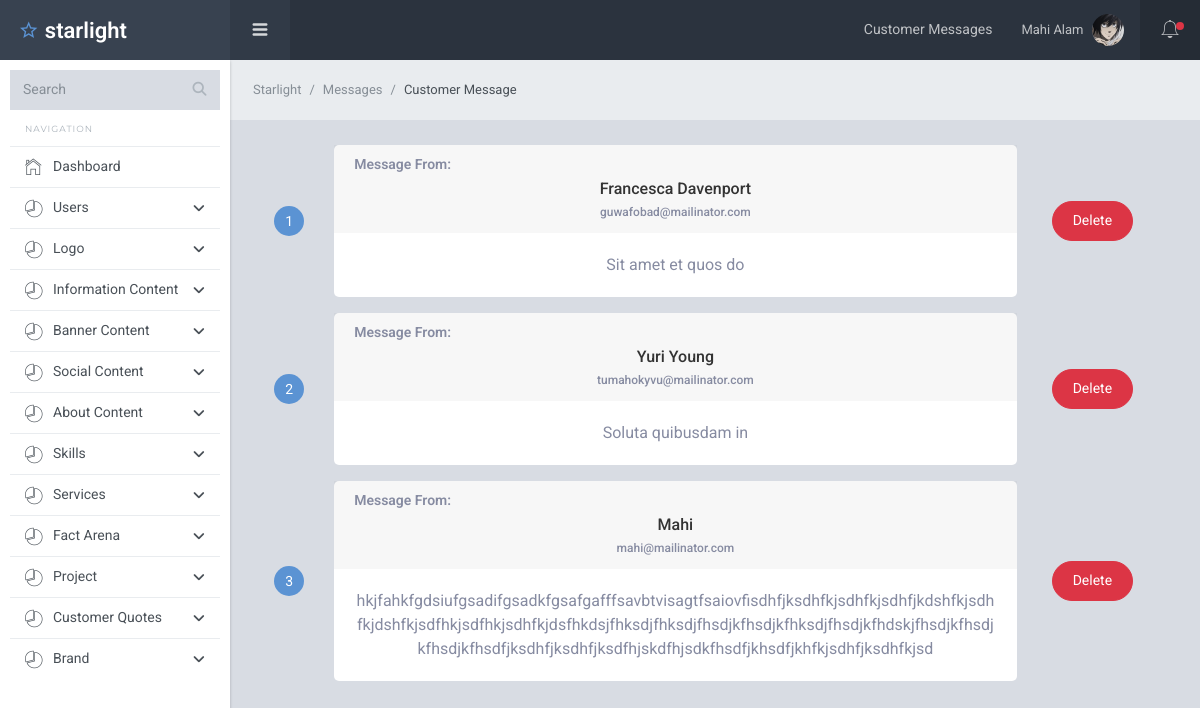
The app's page /view_messeges.php (signed in) with its own data.
### tables this page shows
CREATE TABLE `users` (
  `id` int(11) NOT NULL,
  `firstname` varchar(50) NOT NULL,
  `lastname` varchar(50) NOT NULL,
  `email` varchar(50) NOT NULL,
  `password` varchar(60) NOT NULL,
  `created_at` date DEFAULT NULL,
  `profile_photo` varchar(100) NOT NULL,
  `status` int(11) NOT NULL
);

CREATE TABLE `messeges` (
  `id` int(11) NOT NULL,
  `name` varchar(100) NOT NULL,
  `email` varchar(150) NOT NULL,
  `messege` text NOT NULL
);

### view_messeges.php (the view, shortened to what this page needs)
<?php require_once 'includes/dashboard_parts/header.php'; ?>
<?php
    $select = "SELECT * FROM messeges";
    $select_rslt = mysqli_query($db_connect,$select);
?>
<div class="sl-mainpanel">
    <nav class="breadcrumb sl-breadcrumb">
        <a class="breadcrumb-item" href="index.html">Starlight</a>
        <a class="breadcrumb-item" href="index.html">Messages</a>
        <span class="breadcrumb-item active">Customer Message</span>
    </nav>
    <div class="sl-pagebody">
        <div class="sl-page-title">
        <?php foreach($select_rslt as $index => $msg): ?>
            <div class="row mb-3">
                <div class="col-lg-1 align-self-center">
                    <div class="serial float-right">
                        <p style="display: block; width:30px; height:30px; text-align:center; line-height:30px; background:#5B93D3; border-radius:50%; color: #fff;"><?= $index+1 ?></p>
                    </div>
                </div>
                <div class="col-lg-9">
                    <div id="customer_messeges">
                        <div class="card msg">
                            <div class="card-header customer_details">
                                <h4>Message From:</h4>
                                <h5 class="text-center"><?= $msg['name'] ?></h5>
                                <a href="mailto:<?= $msg['email'] ?>"><?= $msg['email'] ?></a>
                            </div>
                            <div class="card-body customer_msg">
                                <p><?= $msg['messege'] ?></p>
                            </div>
                        </div>
                    </div>
                </div>
                <div class="col-lg-2 align-self-center text-left">
                    <a href="#" class="btn btn-danger my_btn">Delete</a>
                </div>
            </div>
        <?php endforeach ?>
        </div>
    </div>
</div>
<?php require_once 'includes/dashboard_parts/footer.php'; ?>

### includes/dashboard_parts/header.php (shortened to what this page needs)
<?php
require '/xampp/htdocs/L/database/database.php';
$id = $_SESSION['id'];
$select= "SELECT * FROM users WHERE id=$id";
$select_rslt = mysqli_query($db_connect,$select);
$after_assoc = mysqli_fetch_assoc($select_rslt);
?>
<!DOCTYPE html>
<html lang="en">
<head>
    <link rel="stylesheet"
        href="https://cdn.jsdelivr.net/npm/@fortawesome/fontawesome-free@5.15.4/css/fontawesome.min.css"
>
    <link href="/L/dashboard_assets/lib/font-awesome/css/font-awesome.css" rel="stylesheet">
    <link href="/L/dashboard_assets/lib/Ionicons/css/ionicons.css" rel="stylesheet">
    <link href="/L/dashboard_assets/lib/perfect-scrollbar/css/perfect-scrollbar.css" rel="stylesheet">
    <link href="/L/dashboard_assets/css/venobox.css" rel="stylesheet">
    <link rel="stylesheet" href="/L/dashboard_assets/css/starlight.css">
    <link rel="stylesheet" href="/L/assets/css/dashboard.css">
</head>
<body>
    <div class="sl-logo"><a href=""><i class="icon ion-android-star-outline"></i> starlight</a></div>
    <div class="sl-sideleft">
        <div class="input-group input-group-search">
            <input type="search" name="search" class="form-control" placeholder="Search">
            <span class="input-group-btn">
                <button class="btn"><i class="fa fa-search"></i></button>
            </span>
        </div>
        <label class="sidebar-label">Navigation</label>
        <div class="sl-sideleft-menu">
            <a href="/L/dashboard.php" class="sl-menu-link">
                <div class="sl-menu-item">
                    <i class="menu-item-icon icon ion-ios-home-outline tx-22"></i>
                    <span class="menu-item-label">Dashboard</span>
                </div>
            </a>
            <a href="#" class="sl-menu-link">
                <div class="sl-menu-item">
                    <i class="menu-item-icon ion-ios-pie-outline tx-20"></i>
                    <span class="menu-item-label">Users</span>
                    <i class="menu-item-arrow fa fa-angle-down"></i>
                </div>
            </a>
            <a href="#" class="sl-menu-link">
                <div class="sl-menu-item">
                    <i class="menu-item-icon ion-ios-pie-outline tx-20"></i>
                    <span class="menu-item-label">Logo</span>
                    <i class="menu-item-arrow fa fa-angle-down"></i>
                </div>
            </a>
            <a href="#" class="sl-menu-link">
                <div class="sl-menu-item">
                    <i class="menu-item-icon ion-ios-pie-outline tx-20"></i>
                    <span class="menu-item-label">Information Content</span>
                    <i class="menu-item-arrow fa fa-angle-down"></i>
                </div>
            </a>
            <a href="#" class="sl-menu-link">
                <div class="sl-menu-item">
                    <i class="menu-item-icon ion-ios-pie-outline tx-20"></i>
                    <span class="menu-item-label">Banner Content</span>
                    <i class="menu-item-arrow fa fa-angle-down"></i>
                </div>
            </a>
            <a href="#" class="sl-menu-link">
                <div class="sl-menu-item">
                    <i class="menu-item-icon ion-ios-pie-outline tx-20"></i>
                    <span class="menu-item-label">Social Content</span>
                    <i class="menu-item-arrow fa fa-angle-down"></i>
                </div>
            </a>
            <a href="#" class="sl-menu-link">
                <div class="sl-menu-item">
                    <i class="menu-item-icon ion-ios-pie-outline tx-20"></i>
                    <span class="menu-item-label">About Content</span>
                    <i class="menu-item-arrow fa fa-angle-down"></i>
                </div>
            </a>
            <a href="#" class="sl-menu-link">
                <div class="sl-menu-item">
                    <i class="menu-item-icon ion-ios-pie-outline tx-20"></i>
                    <span class="menu-item-label">Skills</span>
                    <i class="menu-item-arrow fa fa-angle-down"></i>
                </div>
            </a>
            <a href="#" class="sl-menu-link">
                <div class="sl-menu-item">
                    <i class="menu-item-icon ion-ios-pie-outline tx-20"></i>
                    <span class="menu-item-label">Services</span>
                    <i class="menu-item-arrow fa fa-angle-down"></i>
                </div>
            </a>
            <a href="#" class="sl-menu-link">
                <div class="sl-menu-item">
                    <i class="menu-item-icon ion-ios-pie-outline tx-20"></i>
                    <span class="menu-item-label">Fact Arena</span>
                    <i class="menu-item-arrow fa fa-angle-down"></i>
                </div>
            </a>
            <a href="#" class="sl-menu-link">
                <div class="sl-menu-item">
                    <i class="menu-item-icon ion-ios-pie-outline tx-20"></i>
                    <span class="menu-item-label">Project</span>
                    <i class="menu-item-arrow fa fa-angle-down"></i>
                </div>
            </a>
            <a href="#" class="sl-menu-link">
                <div class="sl-menu-item">
                    <i class="menu-item-icon ion-ios-pie-outline tx-20"></i>
                    <span class="menu-item-label">Customer Quotes</span>
                    <i class="menu-item-arrow fa fa-angle-down"></i>
                </div>
            </a>
            <a href="#" class="sl-menu-link">
                <div class="sl-menu-item">
                    <i class="menu-item-icon ion-ios-pie-outline tx-20"></i>
                    <span class="menu-item-label">Brand</span>
                    <i class="menu-item-arrow fa fa-angle-down"></i>
                </div>
            </a>
        </div>
        <br>
    </div>
    <div class="sl-header">
        <div class="sl-header-left">
            <div class="navicon-left hidden-md-down"><a id="btnLeftMenu" href=""><i
                        class="icon ion-navicon-round"></i></a></div>
        </div>
        <div class="sl-header-right">
            <nav class="nav">
                <div class="messeges align-self-center">
                    <a class="btn" href="/L/view_messeges.php">Customer Messages</a>
                </div>
                <div class="dropdown">
                    <a href="/L/dashboard.php" class="nav-link nav-link-profile" data-toggle="dropdown">
                        <span class="logged-name"><?= $after_assoc['firstname']; ?><span class="hidden-md-down">
                                <?= $after_assoc['lastname']; ?> </span></span>
                        <img src="/L/assets/photos/upload/user_profile_photos/<?= $after_assoc['profile_photo']; ?>"
                            class="wd-32 rounded-circle" alt="">
                    </a>
                </div>
            </nav>
            <div class="navicon-right">
                <a id="btnRightMenu" href="" class="pos-relative">
                    <i class="icon ion-ios-bell-outline"></i>
                    <span class="square-8 bg-danger"></span>
                </a>
            </div>
        </div>
    </div>

### assets/css/dashboard.css (style rules this page uses)
* { padding: 0; margin: 0; outline: 0; box-sizing: border-box; }
.my_btn { border-radius: 25px; padding: 10px 20px; margin: 0 5px; cursor: pointer; }
#customer_messeges .msg { border-radius: 5px; }
#customer_messeges .msg .customer_details h4 { font-size:14px; font-weight: 600; }
#customer_messeges .msg .customer_details h5 { font-size:16px; font-weight: 500; color: #333; }
#customer_messeges .msg .customer_details a { font-size:12px; font-weight: 500; display: block; text-align: center; color: #868ba1; }
#customer_messeges .msg .customer_msg p { font-size:16px; font-weight: 400; text-align: center; }

### records on screen
users: firstname "Mahi", lastname "Alam", profile_photo (picture)
messeges: name "Francesca Davenport", email "guwafobad@mailinator.com", messege "Sit amet et quos do"
messeges: name "Yuri Young", email "tumahokyvu@mailinator.com", messege "Soluta quibusdam in"
messeges: name "Mahi", email "mahi@mailinator.com", messege "hkjfahkfgdsiufgsadifgsadkfgsafgafffsavbtvisagtfsaiovfisdhfjksdhfkjsdhfkjsdhfjkdshfkjsdhfkjdshfkjsdfhkjsdfhkjsdhfkjdsfhkdsjfhksdjfhksdjfhsdjkfhsdjkfhksdjfhsdjkfhdskjfhsdjkfhsdjkfhsdjkfhsdfjksdhfjksdhfjksdfhjskdfhjsdkfhsdfjkhsdfjkhfkjsdhfjksdhfkjsd"
